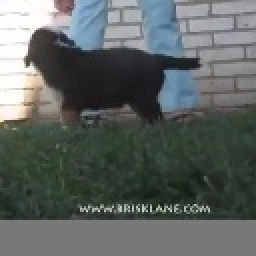
#> input picture tiny_vid/dog/000001.JPEG, 128 x 128 px, found by its file name (shown 2 times larger)
$ python display.py
#> lines starting #> are read from the running program, lines starting #| are printed output that depends on the picture
#-*-coding:utf-8-*-

import cv2
import numpy as np
from matplotlib import pyplot as plt
from PIL import Image, ImageFont, ImageDraw

#=============================================================================
#
#     display.py
#
#     实现目标识别的可视化展示，包括图像，目标bbox，预测的bbox和目标类别名称
#
#=============================================================================


def dis_gt(img, name, coor):
    """
    功能：
      实现目标识别的可视化展示，包括图像，目标bbox，预测的bbox和目标类别名称
    参数：
        img： 输入图像
        name: 目标类别或者list, 对应坐标列表
        coor: np.array一维数组，四个坐标，依次为（xmin, ymin, xmax, ymax）
              或者一个列表，[ [x1min, y1min, x1max, y1max],[x2min, y2min, x2max, y2max] ]
              其中第一个为预测坐标，第二个为实际坐标
    返回：
        显示图片
    """
#> called with name = 'bird', coor = array of shape (4,)
    draw = ImageDraw.Draw(img)
#> img is the input picture: PIL image 128x128 RGB; mean R, G, B 93.6, 99.5, 97.2
    color = ["blue", "magenta"]
    if isinstance(coor, list):
        for loc in range(len(coor)):  # (0,1)
            draw.text((coor[loc][0], coor[loc][1]), name[loc], (255, 255, 255))
            draw.rectangle((coor[loc][0], coor[loc][1], coor[loc][2], coor[loc][3]), outline=color[loc])
    else:
        draw.text((coor[0], coor[1]), name, (255, 255, 255))
        draw.rectangle((coor[0], coor[1], coor[2], coor[3]), outline=color[0])
    plt.imshow(img)
    plt.show()
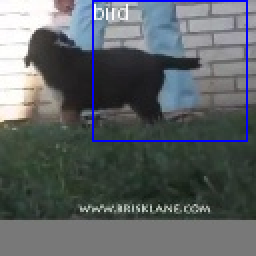
#> shown: shape (128, 128, 3) (shown 2 times larger); mean R, G, B 92.3, 98, 100.2


if __name__ == '__main__':
    # test
    dis_gt(Image.open("./tiny_vid/bird/000001.JPEG"), 'bird', np.array([46, 0, 123, 70]))

$ run again, with tiny_vid/dog/000003.JPEG copied over tiny_vid/dog/000001.JPEG
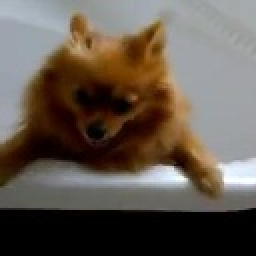
#> input picture tiny_vid/dog/000003.JPEG, 128 x 128 px, found by its file name (shown 2 times larger)
#> in dis_gt, img is the input picture: PIL image 128x128 RGB; mean R, G, B 99.5, 89.4, 80.1
#> in dis_gt, `plt.show()`:
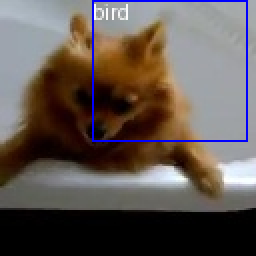
#> shown: shape (128, 128, 3) (shown 2 times larger); mean R, G, B 97.5, 87.5, 83

$ run again, with tiny_vid/dog/000004.JPEG copied over tiny_vid/dog/000001.JPEG
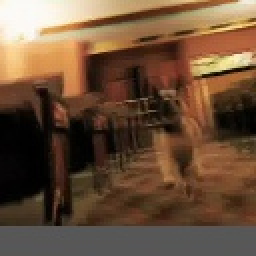
#> input picture tiny_vid/dog/000004.JPEG, 128 x 128 px, found by its file name (shown 2 times larger)
#> in dis_gt, img is the input picture: PIL image 128x128 RGB; mean R, G, B 107.1, 80, 57.6
#> in dis_gt, `plt.show()`:
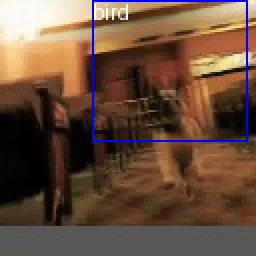
#> shown: shape (128, 128, 3) (shown 2 times larger); mean R, G, B 105, 78.5, 61.4

$ run again, with tiny_vid/dog/000006.JPEG copied over tiny_vid/dog/000001.JPEG
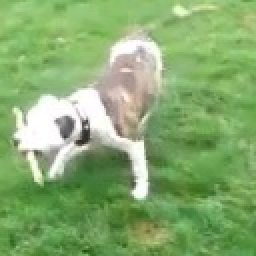
#> input picture tiny_vid/dog/000006.JPEG, 128 x 128 px, found by its file name (shown 2 times larger)
#> in dis_gt, img is the input picture: PIL image 128x128 RGB; mean R, G, B 134.5, 171.3, 111.2
#> in dis_gt, `plt.show()`:
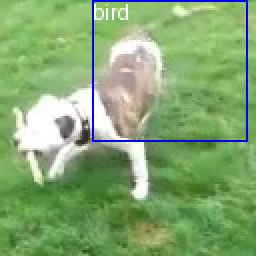
#> shown: shape (128, 128, 3) (shown 2 times larger); mean R, G, B 132.1, 168.2, 114
